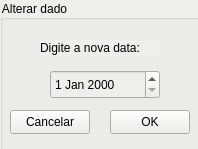
<?xml version="1.0" encoding="UTF-8"?>
<ui version="4.0">
 <class>Janela2</class>
 <widget class="QWidget" name="Janela2">
  <property name="geometry">
   <rect>
    <x>0</x>
    <y>0</y>
    <width>198</width>
    <height>149</height>
   </rect>
  </property>
  <property name="windowTitle">
   <string>Form</string>
  </property>
  <widget class="QGroupBox" name="groupBox">
   <property name="geometry">
    <rect>
     <x>0</x>
     <y>0</y>
     <width>201</width>
     <height>151</height>
    </rect>
   </property>
   <property name="styleSheet">
    <string notr="true">background-color: rgb(238, 238, 236);</string>
   </property>
   <property name="title">
    <string>Alterar dado</string>
   </property>
   <widget class="QPushButton" name="cancela_data">
    <property name="geometry">
     <rect>
      <x>10</x>
      <y>110</y>
      <width>80</width>
      <height>24</height>
     </rect>
    </property>
    <property name="text">
     <string>Cancelar</string>
    </property>
   </widget>
   <widget class="QPushButton" name="ok_data">
    <property name="geometry">
     <rect>
      <x>110</x>
      <y>110</y>
      <width>80</width>
      <height>24</height>
     </rect>
    </property>
    <property name="text">
     <string>OK</string>
    </property>
   </widget>
   <widget class="QLabel" name="label">
    <property name="geometry">
     <rect>
      <x>40</x>
      <y>40</y>
      <width>121</width>
      <height>16</height>
     </rect>
    </property>
    <property name="text">
     <string>Digite a nova data:</string>
    </property>
   </widget>
   <widget class="QDateEdit" name="altera_data">
    <property name="geometry">
     <rect>
      <x>50</x>
      <y>70</y>
      <width>110</width>
      <height>29</height>
     </rect>
    </property>
   </widget>
  </widget>
 </widget>
 <resources/>
 <connections/>
</ui>
